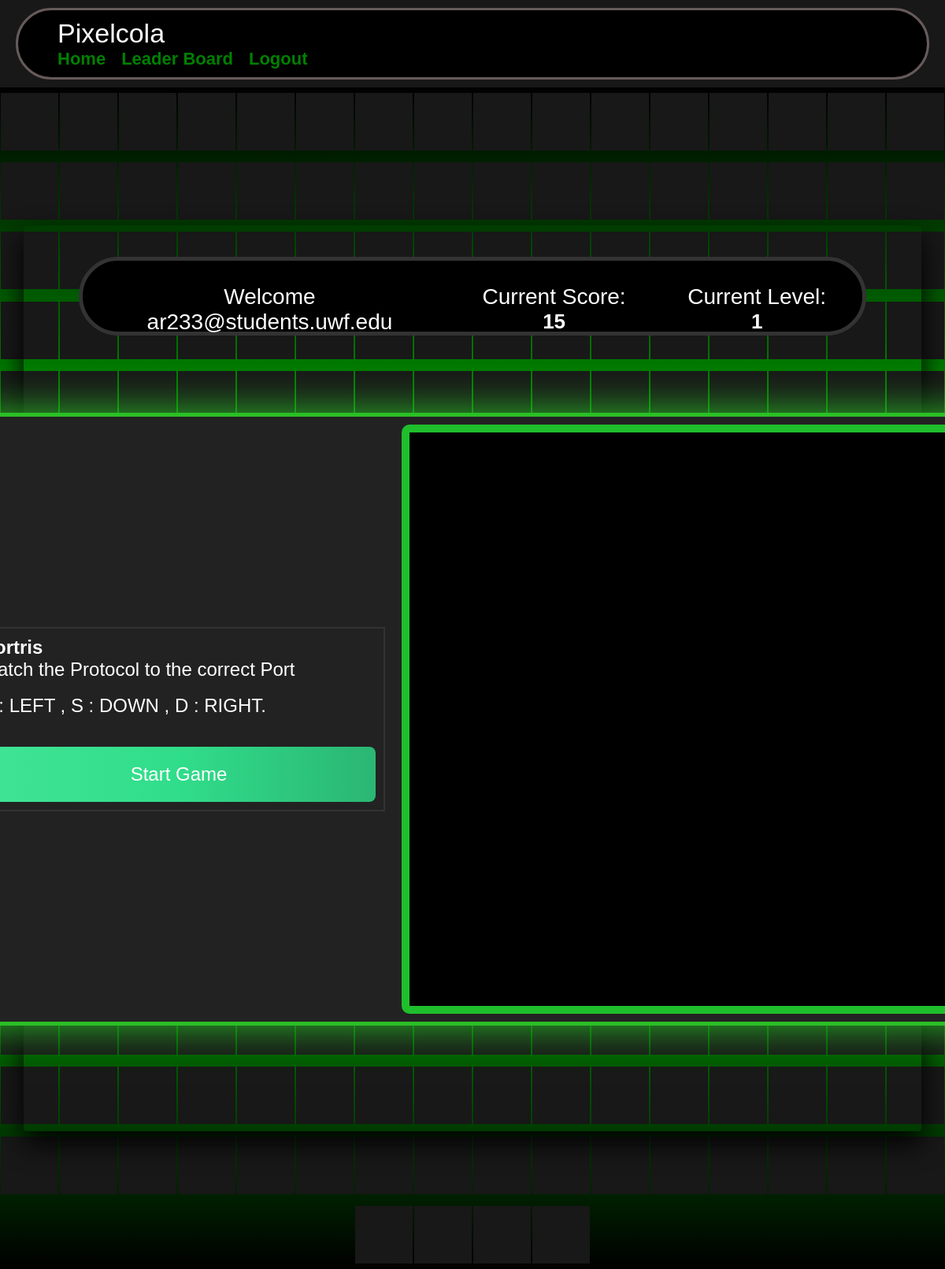
The page /gameV2 (signed in) on the database as committed earlier.
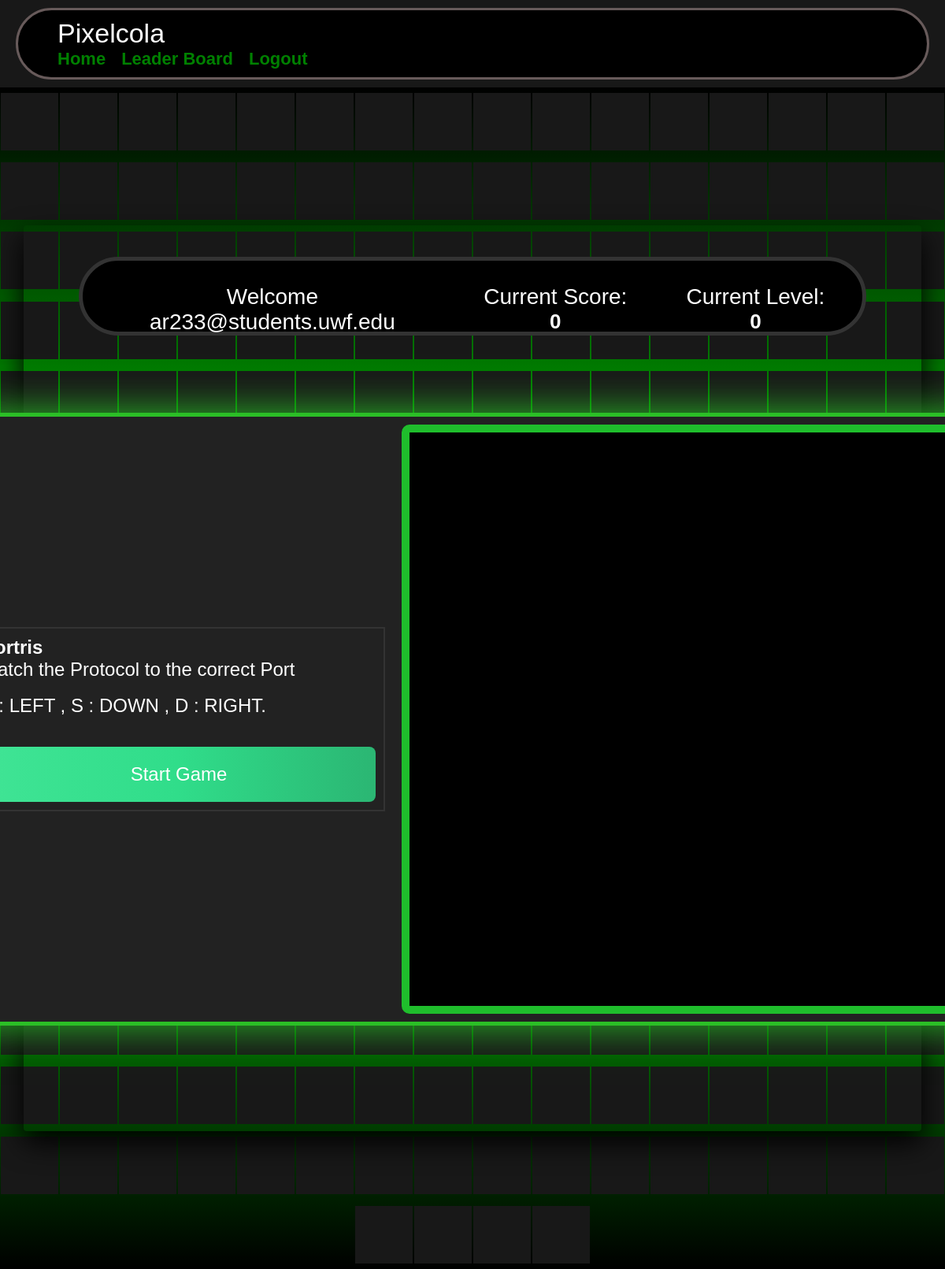
The same page on the database as committed later.
### website/models.py (models this page shows)
class User(db.Model, UserMixin):
    id = db.Column(db.Integer, primary_key=True)
    email = db.Column(db.String(150), unique=True)
    password = db.Column(db.String(150))
    first_name = db.Column(db.String(150))
    level = db.Column(db.Integer())
    score= db.Column(db.Integer())
    user_id = db.Column(db.Integer, db.ForeignKey('user.id'))

### website/auth.py (the view)
@auth.route('/gameV2', methods=['GET', 'POST'])
@login_required
def gameV2():
    return render_template("gamev2.html", user=current_user)

### website/__init__.py (called while the page is built)
def create_app():
    app = Flask(__name__)
    app.config['SECRET_KEY'] = 'hjshjhdjah kjshkjdhjs'
    app.config['SQLALCHEMY_DATABASE_URI'] = f'sqlite:///{DB_NAME}'
    db.init_app(app)
    from .auth import auth
    app.register_blueprint(auth, url_prefix='/')
    from .models import User
    with app.app_context():
        db.drop_all()
        db.create_all()
    login_manager = LoginManager()
    login_manager.login_view = 'auth.login'
    login_manager.init_app(app)
    @login_manager.user_loader
    def load_user(id):
        return User.query.get(int(id))
    return app

### website/templates/gamev2.html (shortened to what this page needs)
<head>
    <link rel="stylesheet" href="../static/gameStyles.css">
 </head>
  <nav class="navBar">
    <div class="container6">
      <a class="navBar-brand" href="#">Pixelcola</a>
      <div class="navBar-menu">
        <ul class="navBar-nav">
          {% if user.is_authenticated %}
            <li class="nav-Item">
              <a class="nav-Link" href="/">Home</a>
            </li>
            <li class="nav-Item">
                <a class="nav-Link" href="/leaderBoard">Leader Board</a>
              </li>
            <li class="nav-Item">
              <a class="nav-Link" href="/logout">Logout</a>
            </li>
          {% endif %}
        </ul>
      </div>
    </div>
  </nav>
<section class="homeScreen">
    <span></span>
    <span></span>
    <span></span>
    <span></span>
    <span></span>
    <span></span>
    <span></span>
    <span></span>
    <span></span>
    <span></span>
    <span></span>
    <span></span>
    <span></span>
    <span></span>
    <span></span>
    <span></span>
    <span></span>
    <span></span>
    <span></span>
    <span></span>
    <span></span>
    <span></span>
    <span></span>
    <span></span>
    <span></span>
    <span></span>
    <span></span>
    <span></span>
    <span></span>
    <span></span>
    <span></span>
    <span></span>
    <span></span>
    <span></span>
    <span></span>
    <span></span>
    <span></span>
    <span></span>
    <span></span>
    <span></span>
    <span></span>
    <span></span>
    <span></span>
    <span></span>
    <span></span>
    <span></span>
    <span></span>
    <span></span>
    <span></span>
    <span></span>
    <span></span>
    <span></span>
    <span></span>
    <span></span>
    <span></span>
    <span></span>
    <span></span>
    <span></span>
    <span></span>
    <span></span>
    <span></span>
    <span></span>
    <span></span>
    <span></span>
    <span></span>
    <span></span>
    <span></span>
    <span></span>
    <span></span>
    <span></span>
    <span></span>
    <span></span>
    <span></span>
    <span></span>
    <span></span>
    <span></span>
    <span></span>
    <span></span>
    <span></span>
    <span></span>
    <span></span>
    <span></span>
    <span></span>
    <span></span>
    <span></span>
    <span></span>
    <span></span>
    <span></span>
    <span></span>
    <span></span>
    <span></span>
    <span></span>
    <span></span>
    <span></span>
    <span></span>
    <span></span>
    <span></span>
    <span></span>
    <span></span>
    <span></span>
    <span></span>
    <span></span>
    <span></span>
    <span></span>
    <span></span>
    <span></span>
    <span></span>
    <span></span>
    <div class="homeContainer">
  <div class="content">
    <div class="banner" id="banner">
      <p> Welcome {{ user.email }}</p>
      <p>Current Score: <span class="score" id="current-score">{{ user.score }}</span></p>
      <p> Current Level: <span class="level" id="current-level">{{ user.level }}</span> </p>
  </div>
<br />
<div class="section3">
    {% if user.level < 3 %}
   <div class="portrisSection">
    <div class="instructions">
        <h2>Portris</h2>
        <p id="instructions">Match the Protocol to the correct Port</p>
        <br />
         <p>A : LEFT , S : DOWN ,  D : RIGHT.</p>
         <br />
         <div class="buttons">
            <button class="check-word" id="startButton">Start Game</button>
        </div>
    </div>
    <div class="spacer"></div>
    <br />
    <br />
    <canvas id="PortrisCanvas"></canvas>
    </div>
    <br />
    <br />
</div>
    {% endif %}
<br />
</div>
</div>
</section>
</body>
</html>

Rows that differ between the two databases and show on the page:
changed User "ar233@students.uwf.edu": score "15" → "0"; level "1" → "0"
